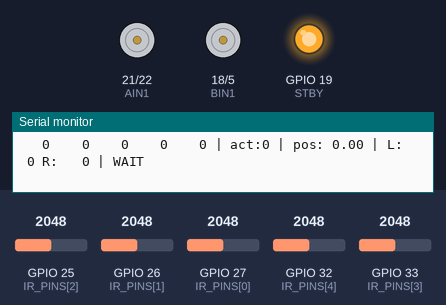
Simulated run of this sketch. Board: ESP32. Shown: motor-driver pin pairs drawn as motors (green arrow = first pin HIGH = forward, orange = second pin HIGH = backward, longer = more drive, scaled by the enable pin, stopped while the standby pin is LOW), output pins drawn as LEDs (lit = HIGH), the last lines printed to the serial monitor. The test bench sets the inputs (shaded band); at power-on: GPIO 25 (IR_PINS[2]) = 2048, GPIO 27 (IR_PINS[0]) = 2048, GPIO 32 (IR_PINS[4]) = 2048, GPIO 26 (IR_PINS[1]) = 2048, GPIO 33 (IR_PINS[3]) = 2048 (analog values on the 0–4095 scale).

Above: at 10.2 s.
10.3 s: GPIO 25 (IR_PINS[2]) set to 2208
At 11.3 s:
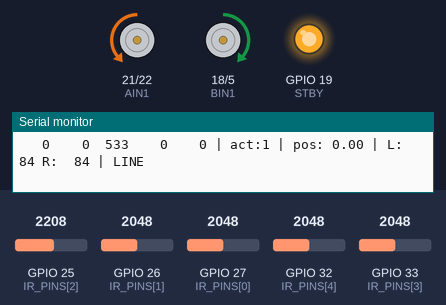
11.8 s: GPIO 27 (IR_PINS[0]) set to 2866
At 12.7 s:
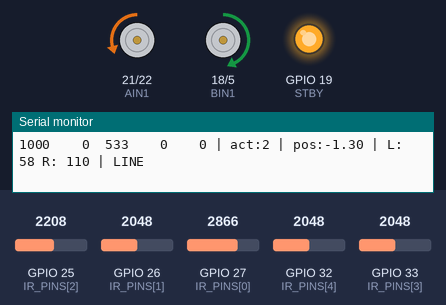
13.3 s: GPIO 25 (IR_PINS[2]) set to 1228
At 13.9 s:
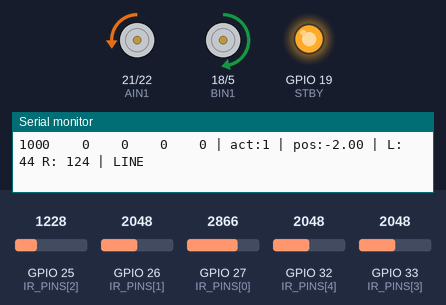
14.8 s: GPIO 32 (IR_PINS[4]) set to 2866
At 16.0 s:
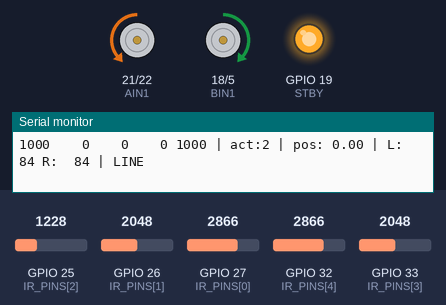
16.3 s: GPIO 27 (IR_PINS[0]) set to 1228
At 17.3 s:
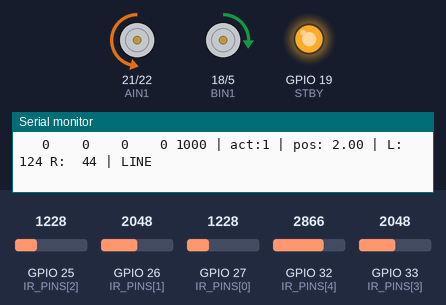
17.8 s: GPIO 32 (IR_PINS[4]) set to 2202
19.7 s: GPIO 32 (IR_PINS[4]) set to 2110
At 25.0 s:
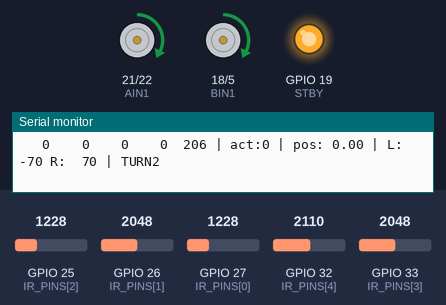
Timing chart, 0 to 26.9 s (numbered marks = the images above; inputs shaded):
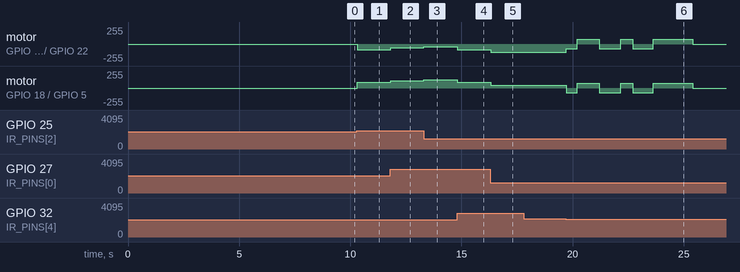

The sketch:

Synergia_ASME26-linefollowingrobot.ino
```cpp
// ============================================================
// ESP32 5-Sensor Analog IR Line Follower + TB6612FNG
// Auto-calibrating sensors, BLACK line
// Lost line: ~50 deg search for 3 s, then two-turn scan:
//   TURN1 (toward last side) -> TURN2 (other side, only if TURN1 failed)
// Nothing found after both turns -> motors HARD STOP
// ============================================================

// ---------------- PINS ----------------
const int   IR_PINS[5] = {27, 26, 25, 33, 32};   // Far Left -> Far Right
const float IR_POS[5]  = {-2, -1, 0, 1, 2};

#define PWMA 23
#define AIN2 22
#define AIN1 21
#define STBY 19
#define BIN1 18
#define BIN2 5
#define PWMB 17

// ---------------- MODES ----------------
#define DEBUG_ONLY 0     // 1 = motors OFF, only print sensor data
#define CAL_RUN    0     // 1 = speed test run (see steps below), then stops

// Sensor polarity: 1 = black reads HIGH, 0 = black reads LOW, -1 = auto-detect
// Start with 1. If sensors read ~1000 on white floor, change to 0.
#define FORCE_POLARITY 1

// ---------------- SETTINGS ----------------
const int STEER_SIGN = 1;     // -1 if robot turns AWAY from the line
const bool LEFT_FWD_IN1_HIGH  = false;
const bool RIGHT_FWD_IN1_HIGH = true;

// NOTE: 84/255 is only ~33% power. For ~70% use about 180,
// then retune KP / KD / MAX_CORRECTION.
const int BASE_SPEED = 84;
const int MAX_SPEED  = 255;

const float KP = 20.0;
const float KD = 10.0;
const int   MAX_CORRECTION = 63;

// A line under a 5-sensor array covers at most this many sensors.
// If more sensors than this read "black", it's a calibration/lift-off problem.
const int MAX_ACTIVE_SENSORS = 3;

// ---------------- TURN-ANGLE CALIBRATION ----------------
const int TURN_SPEED = 70;                 // PWM used for search spin

const float TRACK_MM         = 170.0;      // wheel center to center = 17 cm
const float SEARCH_ANGLE_DEG = 50.0;       // quick search angle (first 3 s)
const float SCAN_ANGLE_DEG   = 90.0;       // two-turn scan angle each side (after 3 s)
const float ANGLE_TRIM       = 1.0;        // >1 = turn more, <1 = turn less

// Speed test: CAL_RUN=1 drives straight at TURN_SPEED for CAL_RUN_MS.
// Measure the distance it covered (cm) and put it below.
const int   CAL_RUN_MS   = 2000;
const float MEASURED_CM  = 30.0;           // <-- REPLACE with your measured value

// Derived (don't edit)
const float WHEEL_SPEED_MM_S = (MEASURED_CM * 10.0) / (CAL_RUN_MS / 1000.0);
const int   SEARCH_MS = (int)((SEARCH_ANGLE_DEG * PI / 180.0) * TRACK_MM
                              / (2.0 * WHEEL_SPEED_MM_S) * 1000.0 * ANGLE_TRIM);
const int   SCAN_MS   = (int)((SCAN_ANGLE_DEG * PI / 180.0) * TRACK_MM
                              / (2.0 * WHEEL_SPEED_MM_S) * 1000.0 * ANGLE_TRIM);

const unsigned long SCAN_AFTER_MS = 3000;     // no line for 3 s -> two-turn scan

const int CAL_TIME_MS = 4000;                 // sensor calibration time
const bool DEFAULT_BLACK_IS_HIGH = true;

// ---------------- STATE ----------------
int  mn[5], mx[5];
long sm[5];
bool blackHigh = DEFAULT_BLACK_IS_HIGH;

float lastPos = 0;
int   lastDir = 0;            // -1 line was left, 1 right, 0 unknown
unsigned long lostSince = 0;
bool wasLost = false;
unsigned long lastPrint = 0;
unsigned long lastLoop = 0;

float headMs = 0;             // estimated turn since line lost (+ = toward lastDir)
int   scanStage = 0;          // 0 none, 1 = first turn, 2 = second turn, 3 = done

// ---------------- MOTORS ----------------
void setMotor(int in1, int in2, int pwmPin, int speed, bool fwdIn1High)
{
  speed = constrain(speed, -MAX_SPEED, MAX_SPEED);

  if (speed > 0)
  {
    digitalWrite(in1, fwdIn1High);
    digitalWrite(in2, !fwdIn1High);
    analogWrite(pwmPin, speed);
  }
  else if (speed < 0)
  {
    digitalWrite(in1, !fwdIn1High);
    digitalWrite(in2, fwdIn1High);
    analogWrite(pwmPin, -speed);
  }
  else
  {
    digitalWrite(in1, LOW);
    digitalWrite(in2, LOW);
    analogWrite(pwmPin, 0);
  }
}

void drive(int left, int right)
{
  setMotor(AIN1, AIN2, PWMA, left,  LEFT_FWD_IN1_HIGH);
  setMotor(BIN1, BIN2, PWMB, right, RIGHT_FWD_IN1_HIGH);
}

// Hard stop: TB6612 short-brake (both inputs HIGH) so the robot doesn't coast
void stopMotors()
{
  digitalWrite(AIN1, HIGH);
  digitalWrite(AIN2, HIGH);
  analogWrite(PWMA, 255);

  digitalWrite(BIN1, HIGH);
  digitalWrite(BIN2, HIGH);
  analogWrite(PWMB, 255);
}

// ---------------- SENSOR CALIBRATION ----------------
void calibrate()
{
  for (int i = 0; i < 5; i++) { mn[i] = 4095; mx[i] = 0; sm[i] = 0; }

  Serial.println("CALIBRATING: slide robot across the black line now...");

  unsigned long t0 = millis();
  long n = 0;

  while (millis() - t0 < CAL_TIME_MS)
  {
    for (int i = 0; i < 5; i++)
    {
      int v = analogRead(IR_PINS[i]);
      if (v < mn[i]) mn[i] = v;
      if (v > mx[i]) mx[i] = v;
      sm[i] += v;
    }
    n++;
    delay(2);
  }

  int vote = 0;
  for (int i = 0; i < 5; i++)
  {
    if (mx[i] - mn[i] > 300)
    {
      float mean = sm[i] / (float)n;
      if (mean - mn[i] < mx[i] - mean) vote++;
      else vote--;
    }
  }

#if FORCE_POLARITY == -1
  if (vote > 0)      blackHigh = true;
  else if (vote < 0) blackHigh = false;
  else               blackHigh = DEFAULT_BLACK_IS_HIGH;
#else
  blackHigh = (FORCE_POLARITY == 1);
#endif

  Serial.print("Black is ");
  Serial.println(blackHigh ? "HIGH" : "LOW");

  for (int i = 0; i < 5; i++)
    Serial.printf("S%d min:%d max:%d\n", i + 1, mn[i], mx[i]);
}

// 0..1000, 1000 = black line
int readNorm(int i)
{
  int raw   = analogRead(IR_PINS[i]);
  int range = max(mx[i] - mn[i], 300);
  long v = (long)(raw - mn[i]) * 1000 / range;
  v = constrain(v, 0, 1000);
  if (!blackHigh) v = 1000 - v;
  return (int)v;
}

// ---------------- SETUP ----------------
void setup()
{
  Serial.begin(115200);

  for (int i = 0; i < 5; i++) pinMode(IR_PINS[i], INPUT);

  pinMode(PWMA, OUTPUT); pinMode(AIN1, OUTPUT); pinMode(AIN2, OUTPUT);
  pinMode(PWMB, OUTPUT); pinMode(BIN1, OUTPUT); pinMode(BIN2, OUTPUT);
  pinMode(STBY, OUTPUT);

  digitalWrite(STBY, HIGH);
  drive(0, 0);

  analogReadResolution(12);

#if CAL_RUN
  Serial.println("SPEED TEST: put robot on floor with a start mark. Driving in 3 s...");
  delay(3000);
  drive(TURN_SPEED, TURN_SPEED);
  delay(CAL_RUN_MS);
  stopMotors();
  Serial.println("Done. Measure distance travelled (cm) -> MEASURED_CM, set CAL_RUN 0.");
  while (true) delay(1000);
#endif

  delay(2000);

  calibrate();

  Serial.printf("Wheel speed %.0f mm/s -> search %d ms (%.0f deg), scan %d ms (%.0f deg)\n",
                WHEEL_SPEED_MM_S, SEARCH_MS, SEARCH_ANGLE_DEG, SCAN_MS, SCAN_ANGLE_DEG);
  Serial.println("Place robot on the line. Starting in 3 s...");
  delay(3000);

  lastDir = 0;
  lastPos = 0;
  wasLost = false;
  lastLoop = millis();
}

// ---------------- LOOP ----------------
void loop()
{
  unsigned long now = millis();
  unsigned long dt  = now - lastLoop;
  lastLoop = now;

  int  v[5];
  long total = 0;
  float weighted = 0;
  int  maxv = 0;
  int  active = 0;

  for (int i = 0; i < 5; i++)
  {
    v[i] = readNorm(i);
    if (v[i] > maxv) maxv = v[i];
    if (v[i] > 400) active++;

    int w = (v[i] > 200) ? v[i] : 0;
    total    += w;
    weighted += (float)w * IR_POS[i];
  }

  // Too many sensors "black" = bad calibration / lifted robot, not a real line
  bool onLine = (maxv > 400) && (total > 0) && (active <= MAX_ACTIVE_SENSORS);
  float pos = 0;
  int leftSpeed = 0, rightSpeed = 0;
  const char* state = "LINE";

#if DEBUG_ONLY
  if (onLine) pos = STEER_SIGN * weighted / total;
#else
  if (onLine)
  {
    // Line sensed (also mid-turn): reset scan and carry on following
    wasLost   = false;
    headMs    = 0;
    scanStage = 0;

    pos = STEER_SIGN * weighted / total;      // -2 left ... +2 right
    float correction = KP * pos + KD * (pos - lastPos);
    correction = constrain(correction, -MAX_CORRECTION, MAX_CORRECTION);
    lastPos = pos;

    if (pos < -0.1)     lastDir = -1;
    else if (pos > 0.1) lastDir = 1;

    leftSpeed  = constrain(BASE_SPEED + (int)correction, 0, MAX_SPEED);
    rightSpeed = constrain(BASE_SPEED - (int)correction, 0, MAX_SPEED);
    drive(leftSpeed, rightSpeed);
  }
  else
  {
    if (!wasLost)
    {
      wasLost   = true;
      lostSince = now;
      headMs    = 0;
      scanStage = 0;
    }

    unsigned long t = now - lostSince;
    int dir = lastDir;
    int sp  = 0;            // spin: +1 toward last side, -1 away, 0 none

    if (dir == 0)
    {
      state = "WAIT";                           // never saw line -> stay still
    }
    else if (t < (unsigned long)SEARCH_MS)
    {
      state = "SEARCH1";                        // quick turn toward last side
      sp = 1;
    }
    else if (t < SCAN_AFTER_MS)
    {
      state = "SWEEP";                          // +-50 deg swing (first 3 s)
      int phase = (t - SEARCH_MS) / (2 * SEARCH_MS);
      sp = (phase % 2 == 0) ? -1 : 1;
    }
    else
    {
      // 3 s without line: two-turn scan. Stops turning the moment line is sensed
      // (onLine branch above), so TURN2 only happens if TURN1 found nothing.
      if (scanStage == 0) scanStage = 1;
      if (scanStage == 1 && headMs >=  SCAN_MS) scanStage = 2;
      if (scanStage == 2 && headMs <= -SCAN_MS) scanStage = 3;

      if (scanStage == 1)      { state = "TURN1"; sp =  1; }   // toward last side
      else if (scanStage == 2) { state = "TURN2"; sp = -1; }   // other side
      else                     { state = "STOP";  sp =  0; }   // nothing found
    }

    if (sp == 0)
    {
      stopMotors();                             // WAIT / STOP -> motors hard stop
    }
    else
    {
      leftSpeed  =  dir * sp * TURN_SPEED;
      rightSpeed = -dir * sp * TURN_SPEED;
      drive(leftSpeed, rightSpeed);
    }

    headMs += sp * (float)dt;                   // track how far we've turned
  }
#endif

  if (millis() - lastPrint > 150)
  {
    lastPrint = millis();
    Serial.printf("%4d %4d %4d %4d %4d | act:%d | pos:%5.2f | L:%4d R:%4d | %s\n",
                  v[0], v[1], v[2], v[3], v[4], active, pos,
                  leftSpeed, rightSpeed, state);
  }

  delay(5);
}
```

Measured:
- the behaviour switches between 2168 and 2169 on GPIO 25 (IR_PINS[2]) (found by bisection; images 0 and 1)
- the behaviour switches between 2169 and 2168 on GPIO 32 (IR_PINS[4]) (found by bisection; images 5 and 6)
- after the input at 10.3 s, motor on GPIO 21 (AIN1) / GPIO 22 (AIN2): stopped → backward 84/255 at once; motor on GPIO 18 (BIN1) / GPIO 5 (BIN2): stopped → forward 84/255 at once
- after the input at 11.8 s, motor on GPIO 21 (AIN1) / GPIO 22 (AIN2): backward 84/255 → backward 58/255 at once; motor on GPIO 18 (BIN1) / GPIO 5 (BIN2): forward 84/255 → forward 110/255 at once
- after the input at 13.3 s, motor on GPIO 21 (AIN1) / GPIO 22 (AIN2): backward 58/255 → backward 44/255 at once; motor on GPIO 18 (BIN1) / GPIO 5 (BIN2): forward 110/255 → forward 124/255 at once
- after the input at 14.8 s, motor on GPIO 21 (AIN1) / GPIO 22 (AIN2): backward 44/255 → backward 84/255 at once; motor on GPIO 18 (BIN1) / GPIO 5 (BIN2): forward 124/255 → forward 84/255 at once
- after the input at 16.3 s, motor on GPIO 21 (AIN1) / GPIO 22 (AIN2): backward 84/255 → backward 124/255 at once; motor on GPIO 18 (BIN1) / GPIO 5 (BIN2): forward 84/255 → forward 44/255 at once
